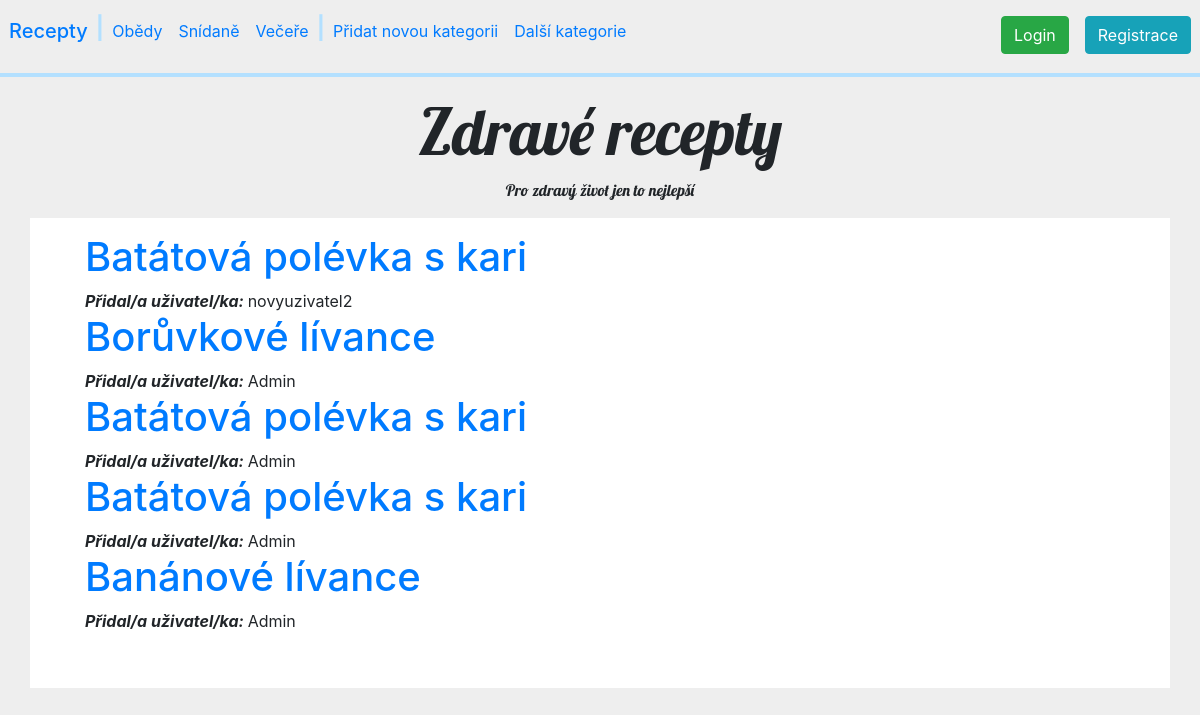
Screenshot of /details/ with the database file from the repository.
### recipes/models.py (models this page shows, shortened)
class Cat(models.Model):
    Cat_Name = models.CharField(max_length=60, unique=True)
    Cat_Description = models.TextField(blank=True)

class Recipe(models.Model):
    Recipe_Author = models.ForeignKey('auth.User', on_delete=models.CASCADE)
    Recipe_Title = models.CharField(max_length=60)
    Recipe_Ingredients = models.TextField()
    Recipe_Description = models.TextField()
    Recipe_Info = models.TextField()
    Recipe_Cat = models.ForeignKey('recipes.Cat', on_delete=models.CASCADE)
    Recipe_Img = models.ImageField(upload_to='../media', blank=True)
    Recipe_Date = models.DateTimeField(default=timezone.now)
    Recipe_note = models.TextField(blank=True)

### recipes/views.py (the view)
# urls.py: path('details/', views.recipe_list, name="recipe_list"),
def recipe_list(request):
    return render(request, '../templates/recipe_list.html', {'recipes': recepty, 'categories': kategorie})

### templates/recipe_list.html
{% extends 'base.html' %}
{% block content %}
    {% for recipe in recipes %}
 <div class="post">
        <a href="{% url 'details' pk=recipe.pk %}"><h1>{{ recipe.Recipe_Title }}</h1> </a>
 </div>
<div class="author">
    <b><i>Přidal/a uživatel/ka: </i></b> {{ recipe.Recipe_Author }}
</div>
    {% endfor %}
{% endblock %}

### templates/base.html (shortened to what this page needs)
{% load static %}
<!doctype html>
<html class="no-js" lang="cs">
    <head>
      <link rel="stylesheet" href="http://dhbhdrzi4tiry.cloudfront.net/cdn/sites/foundation.min.css">
      <link rel="stylesheet" href="https://maxcdn.bootstrapcdn.com/bootstrap/4.0.0/css/bootstrap.min.css"
>
    </head>
    <body style="background-color:#EEE;">
     <div class="callout large primary" style="margin-bottom:0px;">
      <nav class="navbar navbar-expand-lg">
        <div class="navbar-collapse row" id="navbarNav">
        <ul class="navbar-nav">
            <div class="navbar-header">
                <a class="nav-link" href="/"><h5>Recepty</h5></a>
            </div>
            <li class="nav-item">
                <span style="font-size: 1.4em; font-weight: bold; color:#B3E0FF"> | </span>
            </li>
            {% for category in categories %}
                <li class="nav-item">
                    <a class="nav-link" href="/catdetails/{{ category.pk }}">{{ category.Cat_Name }}</a>
                </li>
            {% endfor %}
            <li class="nav-item">
                <span style="font-size: 1.4em; font-weight: bold; color:#B3E0FF"> | </span>
            </li>
            <li class="nav-item">
                <a class="nav-link" href="/addcat">Přidat novou kategorii</a>
            </li>
            <li>
                <a class="nav-link" href="/catlist">Další kategorie</a>
            </li>
        </ul>
        </div>
        <div class="navbar-nav navbar-right row">
          <ul class="navbar-nav">
               {% if user.is_authenticated %}
                      <li class="nav-item">
                            <a class="nav-link" href="/profile">Profil</a>
                        </li>
              <li class="nav-item">
                            <a class="nav-link" href="/logout">Odhlásit</a>
                        </li>
                       {% else %}
              <li class="nav-item">
          <a class="nav-link" href="/login"><button class="btn btn-success">Login</button></a>
              </li>
              <li class="nav-item">
          <a class="nav-link nav justify-content-end" href="/register">
              <button class="btn btn-info">Registrace</button></a>
              </li>
              {% endif %}
          </ul>
        </div>
    </nav>
    <hr style="border: 2px solid #B3E0FF; margin-top: 0.2em;">
      <div class="text-center">
        <h1 style="font-family: Lobster; font-size:4em;">Zdravé recepty</h1>
        <p class="subheader text-center" style="font-family: Lobster">
            Pro zdravý život jen to nejlepší</p>
      </div>
    </div>
    <main class="container" style="background-color:white; padding:55px; padding-top:15px;">
          <div class="blog-post">
                {% block content %}
                {% endblock %}
          </div>
    </main>
  </body>
</html>

### rows the page displays
Cat: Cat_Name "Obědy"
Cat: Cat_Name "Snídaně"
Cat: Cat_Name "Večeře"
Recipe: Recipe_Title "Batátová polévka s kari", Recipe_Author "novyuzivatel2"
Recipe: Recipe_Title "Borůvkové lívance", Recipe_Author "Admin"
Recipe: Recipe_Title "Batátová polévka s kari", Recipe_Author "Admin"
Recipe: Recipe_Title "Batátová polévka s kari", Recipe_Author "Admin"
Recipe: Recipe_Title "Banánové lívance", Recipe_Author "Admin"
